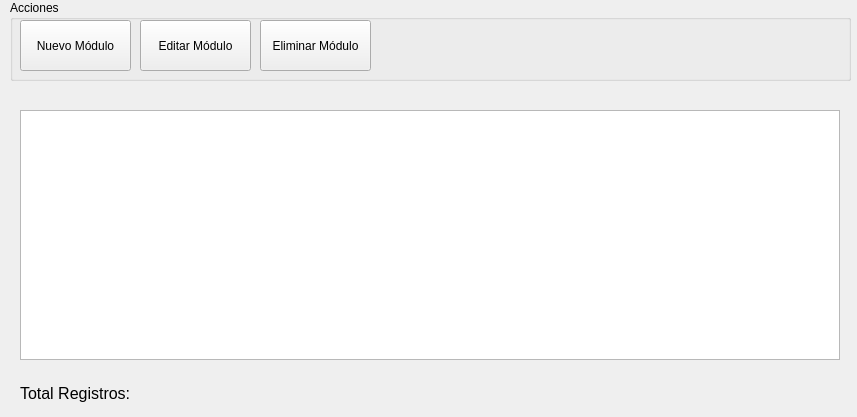
<?xml version="1.0" encoding="UTF-8"?>
<ui version="4.0">
 <class>FrmListModulos</class>
 <widget class="QWidget" name="FrmListModulos">
  <property name="geometry">
   <rect>
    <x>0</x>
    <y>0</y>
    <width>857</width>
    <height>417</height>
   </rect>
  </property>
  <property name="windowTitle">
   <string>Form</string>
  </property>
  <widget class="QGroupBox" name="grpBtn">
   <property name="geometry">
    <rect>
     <x>10</x>
     <y>0</y>
     <width>841</width>
     <height>81</height>
    </rect>
   </property>
   <property name="title">
    <string>Acciones</string>
   </property>
   <widget class="QPushButton" name="btnNuevo">
    <property name="geometry">
     <rect>
      <x>10</x>
      <y>20</y>
      <width>111</width>
      <height>51</height>
     </rect>
    </property>
    <property name="text">
     <string>Nuevo Módulo</string>
    </property>
   </widget>
   <widget class="QPushButton" name="btnNuevo_2">
    <property name="geometry">
     <rect>
      <x>130</x>
      <y>20</y>
      <width>111</width>
      <height>51</height>
     </rect>
    </property>
    <property name="text">
     <string>Editar Módulo</string>
    </property>
   </widget>
   <widget class="QPushButton" name="btnNuevo_3">
    <property name="geometry">
     <rect>
      <x>250</x>
      <y>20</y>
      <width>111</width>
      <height>51</height>
     </rect>
    </property>
    <property name="text">
     <string>Eliminar Módulo</string>
    </property>
   </widget>
  </widget>
  <widget class="QTableWidget" name="tblModulos">
   <property name="geometry">
    <rect>
     <x>20</x>
     <y>110</y>
     <width>820</width>
     <height>250</height>
    </rect>
   </property>
  </widget>
  <widget class="QLabel" name="lblTotal">
   <property name="geometry">
    <rect>
     <x>20</x>
     <y>383</y>
     <width>121</width>
     <height>21</height>
    </rect>
   </property>
   <property name="font">
    <font>
     <pointsize>12</pointsize>
    </font>
   </property>
   <property name="text">
    <string>Total Registros:</string>
   </property>
  </widget>
  <widget class="QLabel" name="lblNumeroTotal">
   <property name="geometry">
    <rect>
     <x>140</x>
     <y>383</y>
     <width>121</width>
     <height>21</height>
    </rect>
   </property>
   <property name="font">
    <font>
     <pointsize>12</pointsize>
     <bold>true</bold>
    </font>
   </property>
   <property name="text">
    <string/>
   </property>
  </widget>
 </widget>
 <resources/>
 <connections/>
</ui>
